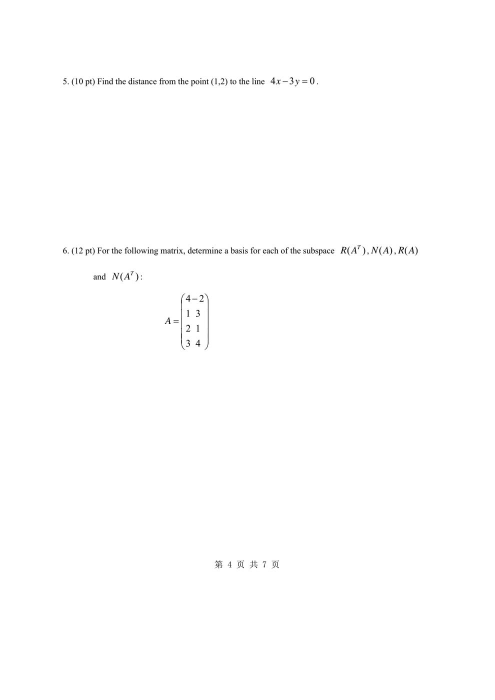
#> input picture assets/exam/pages/2015-2016_p4.jpg, 989 x 1400 px, given as the content of the folder ../../assets/exam/pages/2015-2016_p4.jpg, which was not available (shown at 1/2 size)
$ python sheet.py ../../assets/exam/pages/2015-2016_p4.jpg ../../assets/exam/pages/2017-2018_p2.jpg 5 5
#> lines starting #> are read from the running program, lines starting #| are printed output that depends on the picture
# 联系表：python pipeline/test/sheet.py <帧目录> <输出前缀> [每张帧数 12] [列 3]
import sys, glob, os
from PIL import Image, ImageDraw
d, pre = sys.argv[1], sys.argv[2]; per = int(sys.argv[3]) if len(sys.argv) > 3 else 12; cols = int(sys.argv[4]) if len(sys.argv) > 4 else 3
fs = sorted(glob.glob(os.path.join(d, '*.jpg'))); W, H = 640, 360
for k in range(0, len(fs), per):
    grp = fs[k:k + per]; rows = (len(grp) + cols - 1) // cols
    S = Image.new('RGB', (cols * W, rows * H), (0, 0, 0)); g = ImageDraw.Draw(S)
#> after `S = Image.new('RGB', (cols * W, rows * H), (0, 0, 0))`: S: PIL image 3200x360 RGB; every value is 0
    for i, f in enumerate(grp):
        im = Image.open(f).convert('RGB').resize((W, H), Image.LANCZOS); x, y = i % cols * W, i // cols * H
#> after `im = Image.open(f).convert('RGB').resize((W, H), Image.LANCZOS)`:
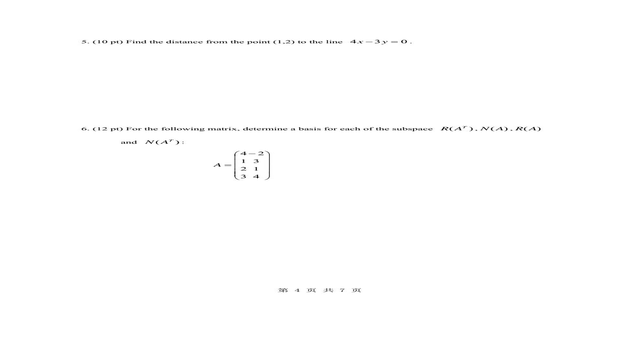
#> im: PIL image 640x360 RGB; min 4, max 255, mean 254.1
        S.paste(im, (x, y)); g.rectangle([x, y, x + 92, y + 22], fill=(0, 0, 0)); g.text((x + 4, y + 4), os.path.basename(f)[1:-4], fill=(255, 255, 0))
#> after `S.paste(im, (x, y))`:
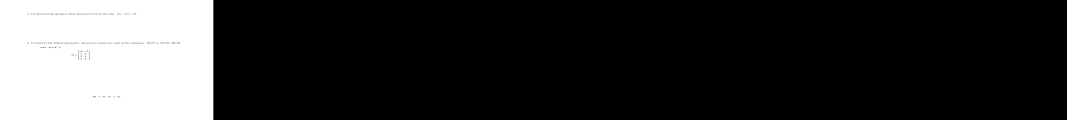
#> S: PIL image 3200x360 RGB (shown at 1/3 size); min 0, max 255, mean 50.8
    S.save(f'{pre}_{k // per + 1}.jpg', quality=85); print(f'{pre}_{k // per + 1}.jpg')
#> after `S.save(f'{pre}_{k // per + 1}.jpg', quality=85)`:
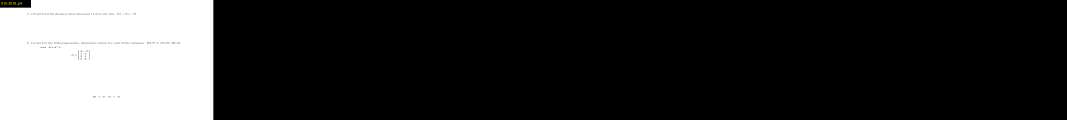
#> saved as 2017-2018_p2.jpg_1.jpg: PIL image 3200x360 RGB (shown at 1/3 size); mean R, G, B 50.4, 50.4, 50.3
#| ../../assets/exam/pages/2017-2018_p2.jpg_1.jpg

$ run again, on assets/exam/pages/2017-2018_p2.jpg
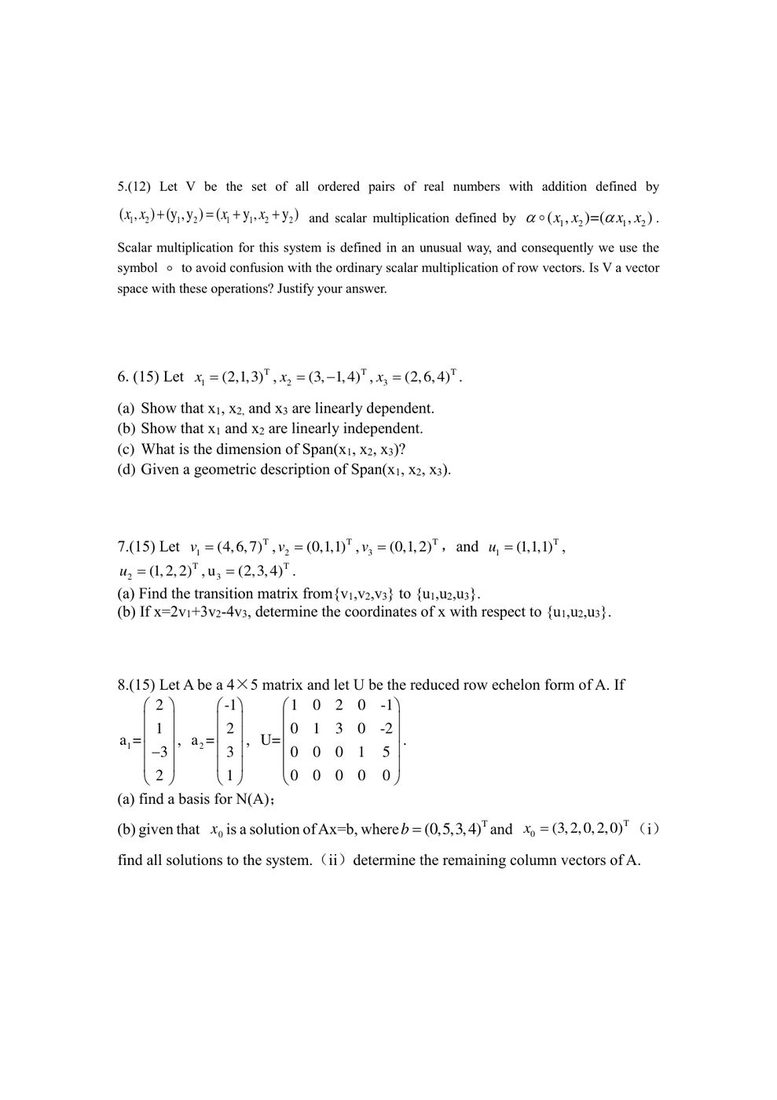
#> input picture assets/exam/pages/2017-2018_p2.jpg, 777 x 1100 px, given as the content of the folder ../../assets/exam/pages/2017-2018_p2.jpg, which was not available
#> `im = Image.open(f).convert('RGB').resize((W, H), Image.LANCZOS)`:
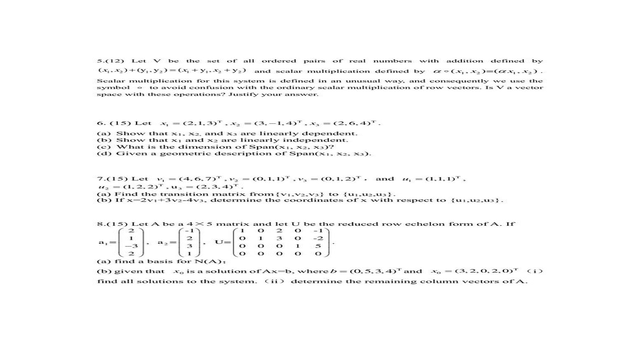
#> im: PIL image 640x360 RGB; min 0, max 255, mean 249
#> `S.save(f'{pre}_{k // per + 1}.jpg', quality=85)`:
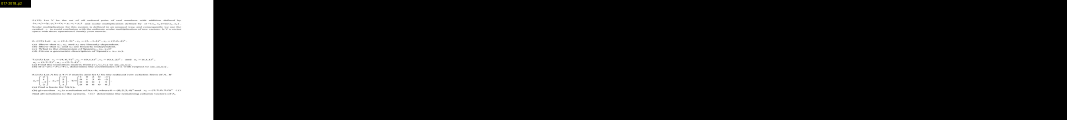
#> saved as 2017-2018_p2.jpg_1.jpg: PIL image 3200x360 RGB (shown at 1/3 size); mean R, G, B 49.4, 49.4, 49.3
#| ../../assets/exam/pages/2017-2018_p2.jpg_1.jpg

$ run again, on assets/exam/pages/2018-2019_p1.jpg
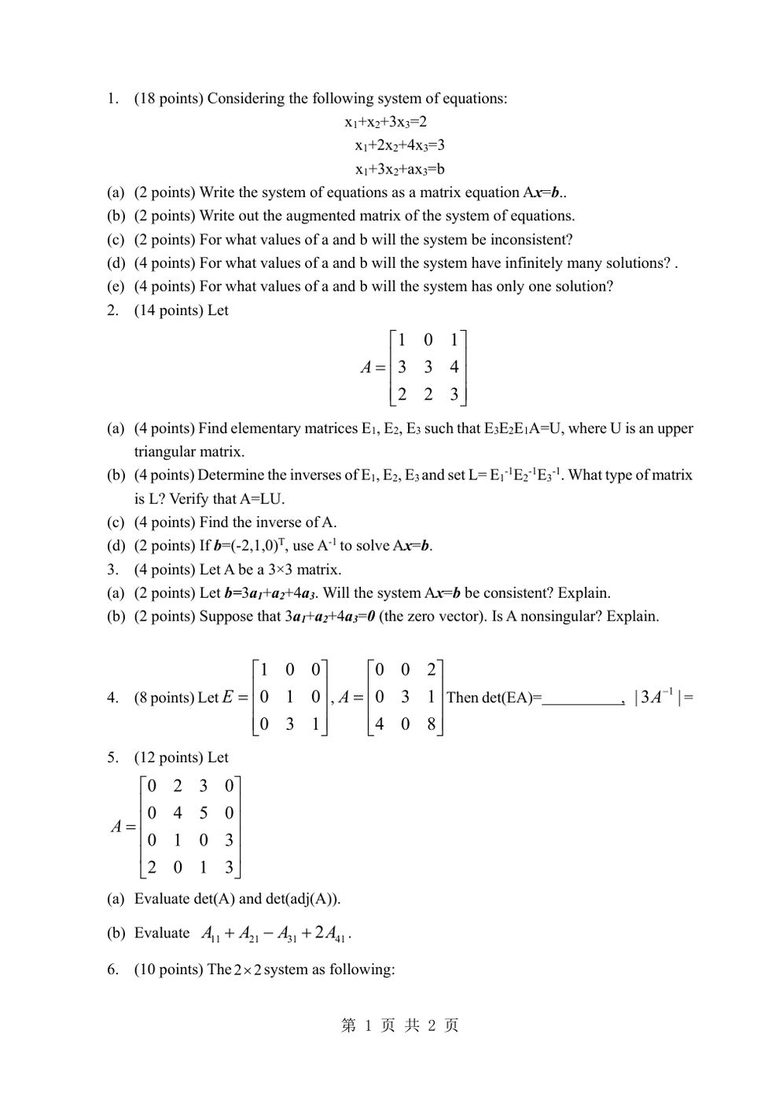
#> input picture assets/exam/pages/2018-2019_p1.jpg, 779 x 1100 px, given as the content of the folder ../../assets/exam/pages/2018-2019_p1.jpg, which was not available
#> `im = Image.open(f).convert('RGB').resize((W, H), Image.LANCZOS)`:
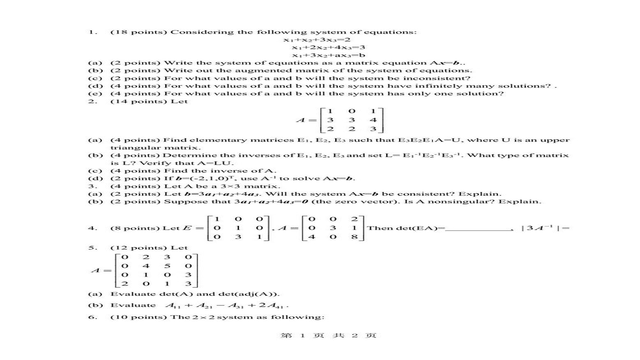
#> im: PIL image 640x360 RGB; min 0, max 255, mean 247.6
#> `S.save(f'{pre}_{k // per + 1}.jpg', quality=85)`:
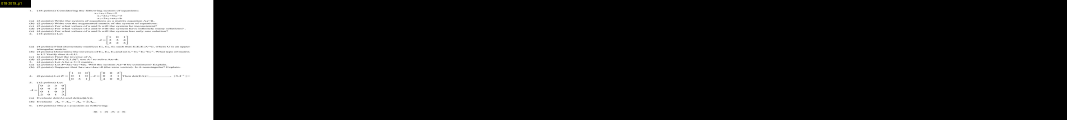
#> saved as 2018-2019_p1.jpg_1.jpg: PIL image 3200x360 RGB (shown at 1/3 size); mean R, G, B 49.1, 49.1, 49
#| ../../assets/exam/pages/2018-2019_p1.jpg_1.jpg
